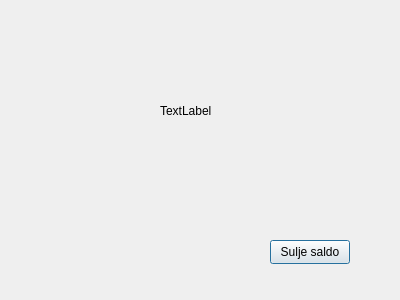
<?xml version="1.0" encoding="UTF-8"?>
<ui version="4.0">
 <class>Katsosaldo</class>
 <widget class="QDialog" name="Katsosaldo">
  <property name="geometry">
   <rect>
    <x>0</x>
    <y>0</y>
    <width>400</width>
    <height>300</height>
   </rect>
  </property>
  <property name="windowTitle">
   <string>Dialog</string>
  </property>
  <widget class="QPushButton" name="btnShowSaldo">
   <property name="geometry">
    <rect>
     <x>270</x>
     <y>240</y>
     <width>80</width>
     <height>24</height>
    </rect>
   </property>
   <property name="text">
    <string>Sulje saldo</string>
   </property>
  </widget>
  <widget class="QLabel" name="label">
   <property name="geometry">
    <rect>
     <x>160</x>
     <y>90</y>
     <width>101</width>
     <height>41</height>
    </rect>
   </property>
   <property name="text">
    <string>TextLabel</string>
   </property>
  </widget>
 </widget>
 <resources/>
 <connections/>
</ui>
